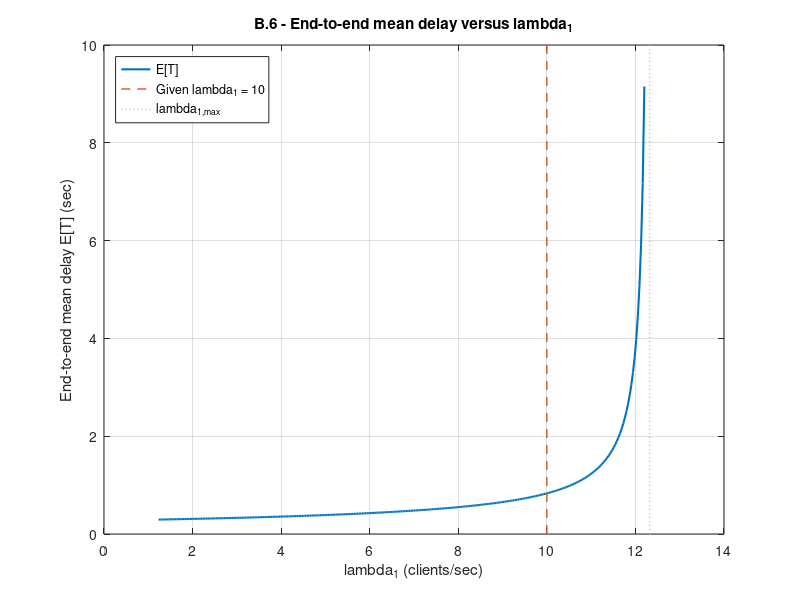

MATLAB code to generate this figure:
function lab5_part2()
% =========================================================================
% Lab 5 - Part B
% Open Jackson Queueing Network
%
% File name:
%   lab5_part2.m
%
% Run in Octave with:
%   lab5_part2
%
% Implements:
%   B.2  intensities(lambda1, lambda2, mu1, ..., mu5)
%   B.3  mean_clients(lambda1, lambda2, mu1, ..., mu5)
%   B.4  numerical evaluation for the given parameters
%   B.5  bottleneck queue and maximum lambda1 for ergodicity
%   B.6  end-to-end mean delay plot versus lambda1
%
% Network routing used:
%   Q1 -> Q2     with probability 1/2
%   Q1 -> Q3     with probability 1/4
%   Q1 -> exit   with probability 1/4
%
%   Q2 -> Q3     with probability 1/3
%   Q2 -> Q4     with probability 2/3
%
%   Q3 -> Q5     with probability 1
%
%   Q4 -> Q5     with probability 3/5
%   Q4 -> exit   with probability 2/5
%
%   Q5 -> exit   with probability 1
%
% Effective arrival rates:
%   Gamma1 = lambda1
%   Gamma2 = lambda2 + (1/2)lambda1
%   Gamma3 = (5/12)lambda1 + (1/3)lambda2
%   Gamma4 = (1/3)lambda1 + (2/3)lambda2
%   Gamma5 = (37/60)lambda1 + (11/15)lambda2
%
% All rates are in clients/sec, so delays are in seconds.
% =========================================================================

clc;
close all;
format long g;

% -------------------------------------------------------------------------
% Given numerical parameters from the statement
% -------------------------------------------------------------------------

lambda1 = 10;
lambda2 = 6;

mu1 = 15;
mu2 = 20;
mu3 = 10;
mu4 = 14;
mu5 = 12;

mu = [mu1, mu2, mu3, mu4, mu5];

fprintf('\n============================================================\n');
fprintf('Lab 5 - Part B: Open Jackson Queueing Network\n');
fprintf('============================================================\n');

fprintf('\nInput parameters:\n');
fprintf('  lambda1 = %.10f clients/sec\n', lambda1);
fprintf('  lambda2 = %.10f clients/sec\n', lambda2);
fprintf('  mu1     = %.10f clients/sec\n', mu1);
fprintf('  mu2     = %.10f clients/sec\n', mu2);
fprintf('  mu3     = %.10f clients/sec\n', mu3);
fprintf('  mu4     = %.10f clients/sec\n', mu4);
fprintf('  mu5     = %.10f clients/sec\n', mu5);

% -------------------------------------------------------------------------
% B.2 - Effective arrival rates and intensities
% -------------------------------------------------------------------------

fprintf('\n============================================================\n');
fprintf('B.2 - Effective arrival rates and traffic intensities\n');
fprintf('============================================================\n');

gamma = effective_arrival_rates(lambda1, lambda2);

fprintf('\nEffective arrival rates Gamma_i:\n');
for i = 1:5
    fprintf('  Gamma%d = %.10f clients/sec\n', i, gamma(i));
endfor

[rho, ergodic] = intensities(lambda1, lambda2, mu1, mu2, mu3, mu4, mu5);

fprintf('\nErgodicity flag: %d\n', ergodic);
if ergodic == 1
    fprintf('The network is ergodic because all rho_i are smaller than 1.\n');
else
    fprintf('The network is not ergodic because at least one rho_i is >= 1.\n');
endif

% -------------------------------------------------------------------------
% B.3 - Mean number of clients in each queue
% -------------------------------------------------------------------------

fprintf('\n============================================================\n');
fprintf('B.3 - Mean number of clients in each queue\n');
fprintf('============================================================\n');

N = mean_clients(lambda1, lambda2, mu1, mu2, mu3, mu4, mu5);

fprintf('\nMean clients E[N_i] in each queue:\n');
for i = 1:5
    fprintf('  E[N%d] = %.10f\n', i, N(i));
endfor

N_total = sum(N);

fprintf('\nTotal mean number of clients in the network:\n');
fprintf('  E[N] = sum_i E[N_i] = %.10f\n', N_total);

% -------------------------------------------------------------------------
% B.4 - End-to-end mean delay for the given parameters
% -------------------------------------------------------------------------

fprintf('\n============================================================\n');
fprintf('B.4 - End-to-end mean delay for the given parameters\n');
fprintf('============================================================\n');

external_rate = lambda1 + lambda2;
T_end_to_end = end_to_end_delay(lambda1, lambda2, mu1, mu2, mu3, mu4, mu5);

fprintf('\nTotal external arrival rate:\n');
fprintf('  gamma_external = lambda1 + lambda2 = %.10f clients/sec\n', external_rate);

fprintf('\nEnd-to-end mean delay by Little''s Law:\n');
fprintf('  E[T] = E[N] / gamma_external = %.10f seconds\n', T_end_to_end);

% -------------------------------------------------------------------------
% B.5 - Bottleneck and maximum lambda1 for ergodicity
% -------------------------------------------------------------------------

fprintf('\n============================================================\n');
fprintf('B.5 - Bottleneck queue and maximum lambda1\n');
fprintf('============================================================\n');

[max_rho, bottleneck_current] = max(rho);

fprintf('\nCurrent bottleneck queue, based on maximum rho_i:\n');
fprintf('  bottleneck = Q%d\n', bottleneck_current);
fprintf('  max rho    = %.10f\n', max_rho);

[lambda1_max, limiting_queue, bounds] = lambda1_max_for_ergodicity(lambda2, mu1, mu2, mu3, mu4, mu5);

fprintf('\nUpper bounds on lambda1 imposed by each queue:\n');
for i = 1:5
    fprintf('  From Q%d: lambda1 < %.10f\n', i, bounds(i));
endfor

fprintf('\nMaximum lambda1 for ergodicity with lambda2 fixed at %.10f:\n', lambda2);
fprintf('  lambda1_max = %.10f clients/sec\n', lambda1_max);
fprintf('  limiting queue = Q%d\n', limiting_queue);

if lambda1 < lambda1_max
    fprintf('  Current lambda1 = %.10f is below lambda1_max, so the current network is ergodic.\n', lambda1);
else
    fprintf('  Current lambda1 = %.10f is not below lambda1_max, so the current network is not ergodic.\n', lambda1);
endif

% -------------------------------------------------------------------------
% B.6 - Plot end-to-end delay versus lambda1
% -------------------------------------------------------------------------

fprintf('\n============================================================\n');
fprintf('B.6 - End-to-end delay plot versus lambda1\n');
fprintf('============================================================\n');

lambda1_values = linspace(0.1 * lambda1_max, 0.99 * lambda1_max, 300);
delay_values = zeros(size(lambda1_values));

for k = 1:length(lambda1_values)
    delay_values(k) = end_to_end_delay(lambda1_values(k), lambda2, ...
                                       mu1, mu2, mu3, mu4, mu5);
endfor

fprintf('\nPlot range:\n');
fprintf('  lambda1_min = %.10f clients/sec\n', lambda1_values(1));
fprintf('  lambda1_max_plot = %.10f clients/sec\n', lambda1_values(end));
fprintf('  lambda1_max_ergodic = %.10f clients/sec\n', lambda1_max);

fprintf('\nDelay values at selected points:\n');

selected_factors = [0.10, 0.25, 0.50, 0.75, 0.90, 0.95, 0.99];
for k = 1:length(selected_factors)
    l1_sel = selected_factors(k) * lambda1_max;
    d_sel = end_to_end_delay(l1_sel, lambda2, mu1, mu2, mu3, mu4, mu5);

    fprintf('  lambda1 = %.2f * lambda1_max = %.10f -> E[T] = %.10f sec\n', ...
            selected_factors(k), l1_sel, d_sel);
endfor

figure(1);
clf;

plot(lambda1_values, delay_values, 'LineWidth', 1.5);
grid on;
xlabel('lambda_1 (clients/sec)');
ylabel('End-to-end mean delay E[T] (sec)');
title('B.6 - End-to-end mean delay versus lambda_1');

hold on;
yl = ylim();
plot([lambda1, lambda1], yl, '--', 'LineWidth', 1.0);
plot([lambda1_max, lambda1_max], yl, ':', 'LineWidth', 1.0);
legend('E[T]', 'Given lambda_1 = 10', 'lambda_{1,max}', 'Location', 'northwest');
hold off;

try
    print(gcf, 'lab5_part2_delay.png', '-dpng', '-r200');
    fprintf('\nSaved figure as lab5_part2_delay.png\n');
catch
    fprintf('\nCould not save figure automatically. Please export it manually if needed.\n');
end_try_catch

% -------------------------------------------------------------------------
% Final summary for easy copy into report
% -------------------------------------------------------------------------

fprintf('\n============================================================\n');
fprintf('FINAL SUMMARY - Lab 5, Part B\n');
fprintf('============================================================\n');

fprintf('\nRouting equations:\n');
fprintf('  Gamma1 = lambda1\n');
fprintf('  Gamma2 = lambda2 + (1/2)lambda1\n');
fprintf('  Gamma3 = (5/12)lambda1 + (1/3)lambda2\n');
fprintf('  Gamma4 = (1/3)lambda1 + (2/3)lambda2\n');
fprintf('  Gamma5 = (37/60)lambda1 + (11/15)lambda2\n');

fprintf('\nGiven parameters:\n');
fprintf('  lambda1 = %.10f, lambda2 = %.10f\n', lambda1, lambda2);
fprintf('  mu = [%.10f %.10f %.10f %.10f %.10f]\n', mu1, mu2, mu3, mu4, mu5);

fprintf('\nEffective arrival rates:\n');
fprintf('  Gamma = [');
fprintf(' %.10f', gamma);
fprintf(' ]\n');

fprintf('\nTraffic intensities:\n');
fprintf('  rho = [');
fprintf(' %.10f', rho);
fprintf(' ]\n');
fprintf('  ergodic = %d\n', ergodic);

fprintf('\nMean clients:\n');
fprintf('  E[N_i] = [');
fprintf(' %.10f', N);
fprintf(' ]\n');
fprintf('  E[N] = %.10f\n', N_total);

fprintf('\nEnd-to-end delay:\n');
fprintf('  E[T] = %.10f seconds\n', T_end_to_end);

fprintf('\nBottleneck:\n');
fprintf('  current bottleneck = Q%d, rho = %.10f\n', bottleneck_current, max_rho);
fprintf('  lambda1_max = %.10f clients/sec\n', lambda1_max);
fprintf('  limiting queue for lambda1_max = Q%d\n', limiting_queue);

fprintf('\nDone.');

endfunction

% =========================================================================
% Required function for B.2
% =========================================================================

function [rho, ergodic] = intensities(lambda1, lambda2, mu1, mu2, mu3, mu4, mu5, verbose)
    % Computes traffic intensities rho_i for the five queues.
    %
    % Required public use:
    %   [rho, ergodic] = intensities(lambda1, lambda2, mu1, mu2, mu3, mu4, mu5)
    %
    % Optional internal use:
    %   verbose = false suppresses printing.

    if nargin < 8
        verbose = true;
    endif

    mu = [mu1, mu2, mu3, mu4, mu5];
    gamma = effective_arrival_rates(lambda1, lambda2);

    rho = gamma ./ mu;
    ergodic = all(rho < 1);

    if verbose
        fprintf('\nTraffic intensities rho_i = Gamma_i / mu_i:\n');
        for i = 1:5
            fprintf('  rho%d = %.10f\n', i, rho(i));
        endfor
    endif
endfunction

% =========================================================================
% Required function for B.3
% =========================================================================

function N = mean_clients(lambda1, lambda2, mu1, mu2, mu3, mu4, mu5)
    % Computes the mean number of clients in each M/M/1 queue:
    %   E[N_i] = rho_i / (1 - rho_i)
    %
    % If the system is not ergodic, returns NaN values.

    [rho, ergodic] = intensities(lambda1, lambda2, mu1, mu2, mu3, mu4, mu5, false);

    if ergodic == 0
        N = NaN(1, 5);
        return;
    endif

    N = rho ./ (1 - rho);
endfunction

% =========================================================================
% Helper functions
% =========================================================================

function gamma = effective_arrival_rates(lambda1, lambda2)
    % Effective arrival rates at each queue, derived from the routing graph.

    gamma1 = lambda1;
    gamma2 = lambda2 + (1/2) * lambda1;
    gamma3 = (5/12) * lambda1 + (1/3) * lambda2;
    gamma4 = (1/3) * lambda1 + (2/3) * lambda2;
    gamma5 = (37/60) * lambda1 + (11/15) * lambda2;

    gamma = [gamma1, gamma2, gamma3, gamma4, gamma5];
endfunction

function T = end_to_end_delay(lambda1, lambda2, mu1, mu2, mu3, mu4, mu5)
    % Computes end-to-end mean delay using Little's Law:
    %   E[T] = E[N] / (lambda1 + lambda2)

    N = mean_clients(lambda1, lambda2, mu1, mu2, mu3, mu4, mu5);
    external_rate = lambda1 + lambda2;

    if any(isnan(N)) || external_rate <= 0
        T = NaN;
        return;
    endif

    T = sum(N) / external_rate;
endfunction

function [lambda1_max, limiting_queue, bounds] = lambda1_max_for_ergodicity(lambda2, mu1, mu2, mu3, mu4, mu5)
    % Computes the maximum lambda1 such that all queues remain ergodic,
    % with lambda2 and all mu_i fixed.
    %
    % Conditions:
    %   Gamma1 < mu1
    %   Gamma2 < mu2
    %   Gamma3 < mu3
    %   Gamma4 < mu4
    %   Gamma5 < mu5
    %
    % where:
    %   Gamma1 = lambda1
    %   Gamma2 = lambda2 + (1/2)lambda1
    %   Gamma3 = (5/12)lambda1 + (1/3)lambda2
    %   Gamma4 = (1/3)lambda1 + (2/3)lambda2
    %   Gamma5 = (37/60)lambda1 + (11/15)lambda2

    bound1 = mu1;
    bound2 = 2 * (mu2 - lambda2);
    bound3 = (12/5) * (mu3 - (1/3) * lambda2);
    bound4 = 3 * (mu4 - (2/3) * lambda2);
    bound5 = (60/37) * (mu5 - (11/15) * lambda2);

    bounds = [bound1, bound2, bound3, bound4, bound5];

    [lambda1_max, limiting_queue] = min(bounds);

    if lambda1_max < 0
        lambda1_max = NaN;
    endif
endfunction
